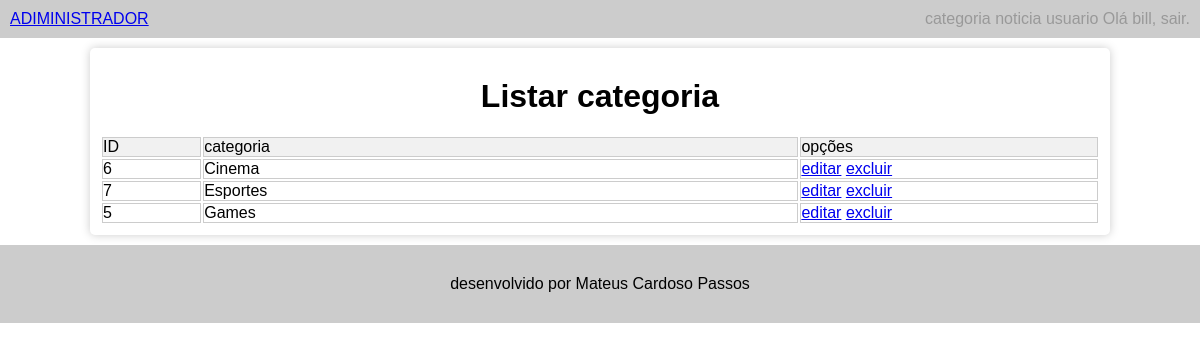
Screenshot of /adm/index.php?acao=listar&tabela=categoria (signed in) with the database file from the repository.
### tables this page shows
CREATE TABLE `categoria` (
  `id` int(11) NOT NULL,
  `categoria` varchar(30) NOT NULL
);

### adm/listar/categoria.php (the view, shortened to what this page needs)
<h1 class="center">Listar categoria</h1>
<table>
    <thead>
      <tr>
        <td width="10%">
          ID
        </td>
        <td width="60%">
          categoria
        </td>
        <td width="30%">
          opções
        </td>
      </tr>
    </thead>
    <tbody>
        <?php
          $sql = "SELECT * FROM categoria ORDER BY categoria";
          $consulta = mysqli_query( $con, $sql);
          while( $dados = mysqli_fetch_array($consulta)){
            $id = $dados["id"];
            $categoria = $dados["categoria"];
            ?>
            <tr>
              <td><?=$id?></td>
              <td><?=$categoria?></td>
              <td>
                  <a href="index.php?acao=cadastrar&tabela=categoria&id=<?=$id?>">editar</a>
                  <a href="javascript:excluir(<?=$id?>)">
                  excluir
                  </a>
              </td>
            </tr>
            <?php
          }
        ?>
    </tbody>
</table>

### adm/style.css (style rules this page uses)
* { margin: 0; padding: 0; }
body { font-family: arial; font-size: 16px; }
.center { text-align: center; }
h1, h2, p { margin: 20px; }
table { width: 100%; }
thead { background-color: #f1f1f1; }
td { border: 1px solid #ccc; }

### rows the page displays
categoria: id "6", categoria "Cinema"
categoria: id "7", categoria "Esportes"
categoria: id "5", categoria "Games"

### other values shown
$login "bill"
